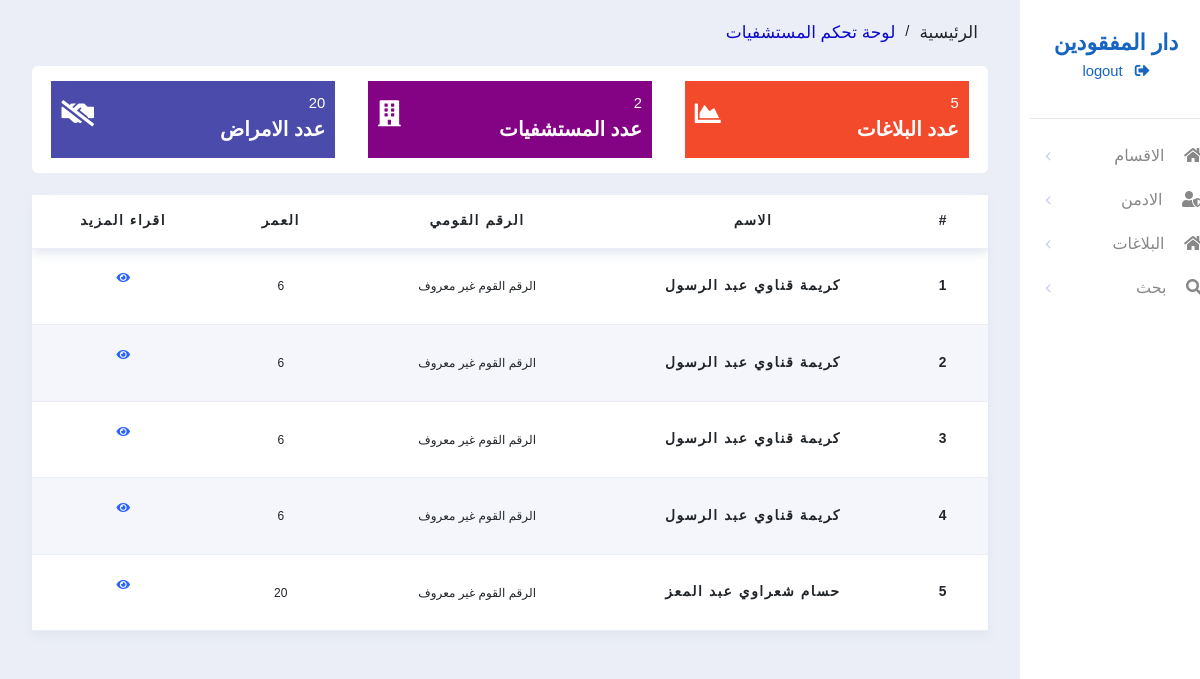
The app's page /admin/hospitalDashboard.php (signed in) with its own data.
### tables this page shows
CREATE TABLE `missing_location` (
  `id` int(225) NOT NULL,
  `from_governorate` int(225) NOT NULL,
  `from_city` int(225) NOT NULL,
  `from_department` int(225) NOT NULL,
  `missing_code` int(225) NOT NULL,
  `to_governorate` int(225) NOT NULL,
  `to_city` int(225) NOT NULL,
  `to_department` int(225) NOT NULL,
  `created_at` timestamp NOT NULL DEFAULT current_timestamp() ON UPDATE current_timestamp()
);

CREATE TABLE `missing` (
  `id` int(225) NOT NULL,
  `SSN` int(225) DEFAULT NULL,
  `age` int(11) DEFAULT NULL,
  `phone` int(50) NOT NULL,
  `First_Name` varchar(255) NOT NULL,
  `Mid_Name` varchar(255) NOT NULL,
  `Last_Name` varchar(255) NOT NULL,
  `relationWithMisssing` int(255) NOT NULL,
  `gender` int(50) NOT NULL,
  `nationality_code` int(11) NOT NULL,
  `missing_date` date NOT NULL,
  `governorate_code` int(50) NOT NULL,
  `city_code` int(50) NOT NULL,
  `department_code` int(50) NOT NULL,
  `notes` text NOT NULL,
  `hair_color` int(11) NOT NULL,
  `skin_color` int(50) NOT NULL,
  `eye_color` int(50) NOT NULL,
  `disease_code` int(50) NOT NULL,
  `height` int(255) NOT NULL,
  `weight` int(255) NOT NULL,
  `created_at` timestamp NOT NULL DEFAULT current_timestamp() ON UPDATE current_timestamp(),
  `image` varchar(225) NOT NULL,
  `added_by_admin` int(50) DEFAULT NULL,
  `missingType` int(4) NOT NULL,
  `added_by_citizines` int(225) DEFAULT NULL
);

### admin/template/body_hospital.php (the view)
<?php
include('connection.php');
$select = $con->prepare(" SELECT missing_location.* , missing.First_Name AS 'First_Name' , missing.Mid_Name AS 'Mid_Name' , missing.Last_Name AS 'Last_Name' , missing.SSN AS 'SSN',
missing.age AS 'age' , missing.id AS 'id'
FROM missing_location
INNER JOIN missing ON missing.id = missing_location.missing_code  WHERE to_department=:to_department");
$select->bindParam('to_department', $_SESSION['department_code']);
$select->execute();
$countHospitalMissing = $select->rowcount();
$sel = $con->prepare('SELECT * FROM departments WHERE `status` =2');
$sel->execute();
$countHospital = $sel->rowcount();
$diseases = $con->prepare('SELECT * FROM diseases');
$diseases->execute();
?>
<div class="side-right">
    <div class="upper-template">
        <div class="template-title">
            <div class="banner">
                <ul class="list-unstyled">
                    <li class="list1"> الرئيسية </li> <span class="one"> / </span>
                    <li class="list2"> <span class="two"> لوحة تحكم المستشفيات </span> </li>
                </ul>
            </div>
        </div>
        <div class="content-template">
            <div class="conteiner">
                <div class="row">
                    <div class="col-lg-4">
                        <div class="box-content" style="background-color: #f44a2c;">
                            <div class="box-content-parag">
                                <span> <?php echo $countHospitalMissing ?> </span>
                                <p> عدد البلاغات </p>
                            </div>
                            <div class="box-content-icon">
                                <i class="fas fa-chart-area"></i>
                            </div>
                        </div>
                    </div>
                    <div class="col-lg-4">
                        <a href="manage_hospital.php">
                        <div class="box-content" style="background-color: #840284;">
                            <div class="box-content-parag">
                                <span> <?php echo $countHospital ?> </span>
                                <p> عدد المستشفيات </p>
                            </div>
                            <div class="box-content-icon">
                                <i class="fas fa-building"></i>
                            </div>
                        </div>
                        </a>
                    </div>
                    <div class="col-lg-4">
                        <a href="manage_disease.php">
                        <div class="box-content" style="background-color: #4b4bab;">
                            <div class="box-content-parag">
                                <span> <?php echo $diseases->rowcount(); ?> </span>
                                <p> عدد الامراض </p>
                            </div>
                            <div class="box-content-icon">
                            <i class="fas fa-handshake-alt-slash"></i>
                            </div>
                        </div>
                        </a>
                    </div>
                </div>
            </div>
        </div>
        <br>
        <div class="table-template">
            <table>
                <thead>
                    <tr>
                        <th>#</th>
                        <th>الاسم</th>
                        <th>الرقم القومي</th>
                        <th>العمر</th>
                        <th>اقراء المزيد</th>
                    </tr>
                </thead>
                <tbody>
                    <?php
                    $fets = $select->fetchAll();
                    $i = 0;
                    foreach ($fets as $fet) {
                        $i++;
                    ?>
                        <tr>
                            <th scope="row"> <?php echo $i ?> </th>
                            <th> <?php
                                    if (empty($fet["First_Name"] && $fet["Mid_Name"] && $fet["Last_Name"])) {
                                        echo 'اسم المفقود غير معروق';
                                    } else {
                                        echo $fet["First_Name"] . ' ' . $fet["Mid_Name"] . ' ' . $fet["Last_Name"];
                                    }
                                    ?> </th>
                            <td> <?php
                                    if ($fet["SSN"]  == 0) {
                                        echo 'الرقم القوم  غير معروف';
                                    } else {
                                        echo $fet["SSN"];
                                    }
                                    ?> </td>
                            <td> <?php
                                    if ($fet['age'] == 0) {
                                        echo '   عمر مفقود غير معروف ';
                                    } else {
                                        echo $fet['age'];
                                    }
                                    ?> </td>
                            <td>
                                <p>
                                    <a href="missingdetailes.php?comment_code=<?php echo $fet['id'] ?>"> <i class="fas fa-eye blue"></i> </a>
                                </p>
                            </td>
                        </tr>
                    <?php
                    }
                    ?>
                </tbody>
            </table>
        </div>
    </div>
</div>

### admin/assets/css/dashboard.css (style rules this page uses)
:root { --col-main :#1665C0; --col-main-dark :#43a5f5; --col-black : #222; --col-black-l : #666; --col-border: #E5E5E5; --col-gray-d : #9E9E9E; --col-border-d: #707070; --col-bg : #F7F7FA; --col-body-color:rgb(235, 238, 247); }
* { margin: 0; padding: 0; box-sizing: border-box; }
body { font-family: 'Inter', sans-serif; background-color: var(--col-body-color); font-size: .925rem; direction: rtl; }

### admin/assets/css/main.css (style rules this page uses)
:root { --main-color:#0259e6; --second-color:#4c5258; }
* { box-sizing: border-box; }
body { font-family: 'Lato', sans-serif; font-family: 'Roboto', sans-serif; direction: rtl; }

### admin/assets/css/template.css (style rules this page uses)
body { overflow-x: hidden; direction: rtl; font-family: 'Tajawal', sans-serif }
:root { --col-main :#1665C0; --col-main-dark :#43a5f5; --col-black : #222; --col-black-l : #666; --col-border: #E5E5E5; --col-gray-d : #9E9E9E; --col-border-d: #707070; --col-bg : #F7F7FA; --col-body-color:rgb(235, 238, 247); }
.view .side-right { background-color: var(--col-body-color); padding: 20px; }
.view .content-template { background: white; padding: 15px; border-radius: 6px; margin-top: 20px; }
.view .content-template .box-content { display: flex; flex-direction: row; justify-content: space-between; background: #1fae43; padding: 11px 10px; width: 97%; margin: auto; }
.view .content-template .box-content .box-content-parag p { font-size: 20px; font-weight: 900; color: white; margin-bottom: 3px; }
.view .content-template .box-content .box-content-parag span { color: white; }
.view .content-template .box-content .box-content-icon i { font-size: 26px; margin-top: 8px; color: white; }
a { text-decoration: none; }
tr { border-bottom: 1px solid var(--col-body-color) !important; }
.banner ul { display: flex; flex-direction: row; }
.banner ul li { font-size: 17px; font-family: arial; margin-left: 10px; margin-right: 10px; font-family:Arial, Helvetica, sans-serif !important ; }
.banner ul li span.two { color: #0a09cb; }

### admin/assets/css/table.css (style rules this page uses)
table { border-collapse: collapse; box-shadow: 0 5px 10px #e1e5ee; background-color: white; text-align: center; overflow: hidden; width: 100%; }
table thead { box-shadow: 0 5px 10px #e1e5ee; }
table th { padding: 1rem 2rem; letter-spacing: 0.10rem; font-size: .86rem; font-weight: 900; }
table td { padding: 1.3rem 3rem; border-bottom: 1px dashed rgb(138, 135, 135); font-size: 12px; }
table a { text-decoration: none; color: #2962ff; }
table tr:nth-child(even) { background-color: #f4f6fb; }

### records on screen
missing_location: missing_code.First_Name "كريمة", missing_code.Mid_Name "قناوي", missing_code.Last_Name "عبد الرسول"
missing_location: missing_code.First_Name "كريمة", missing_code.Mid_Name "قناوي", missing_code.Last_Name "عبد الرسول"
missing_location: missing_code.First_Name "كريمة", missing_code.Mid_Name "قناوي", missing_code.Last_Name "عبد الرسول"
missing_location: missing_code.First_Name "كريمة", missing_code.Mid_Name "قناوي", missing_code.Last_Name "عبد الرسول"
missing_location: missing_code.First_Name "حسام", missing_code.Mid_Name "شعراوي", missing_code.Last_Name "عبد المعز", missing_code.age "20"

### other values on screen
$diseases->rowcount() "20"
